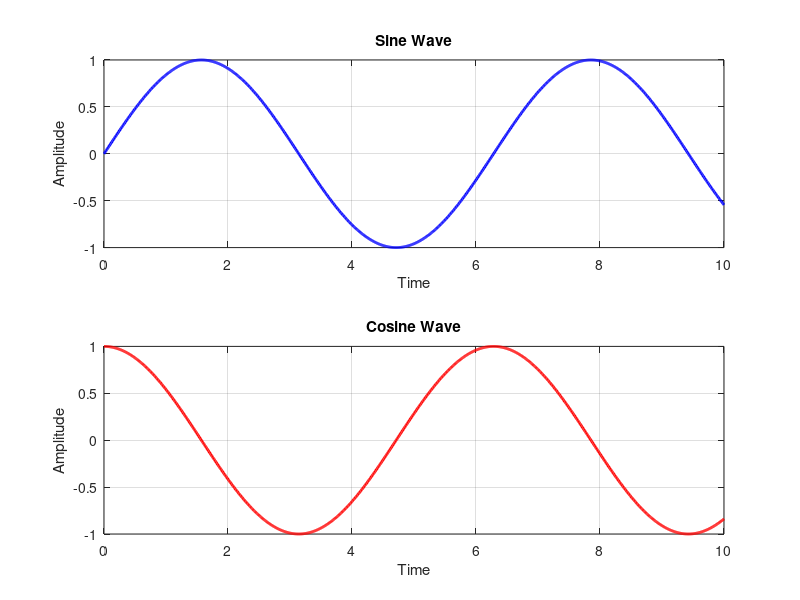
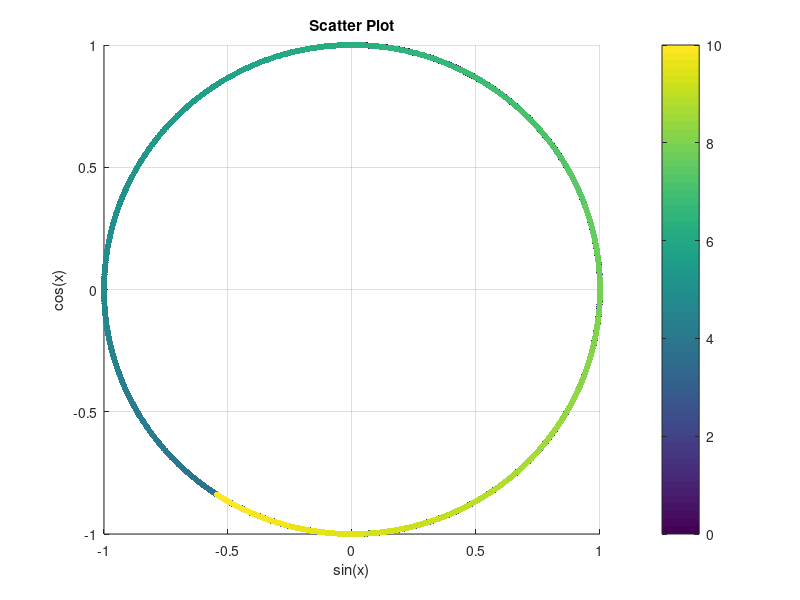
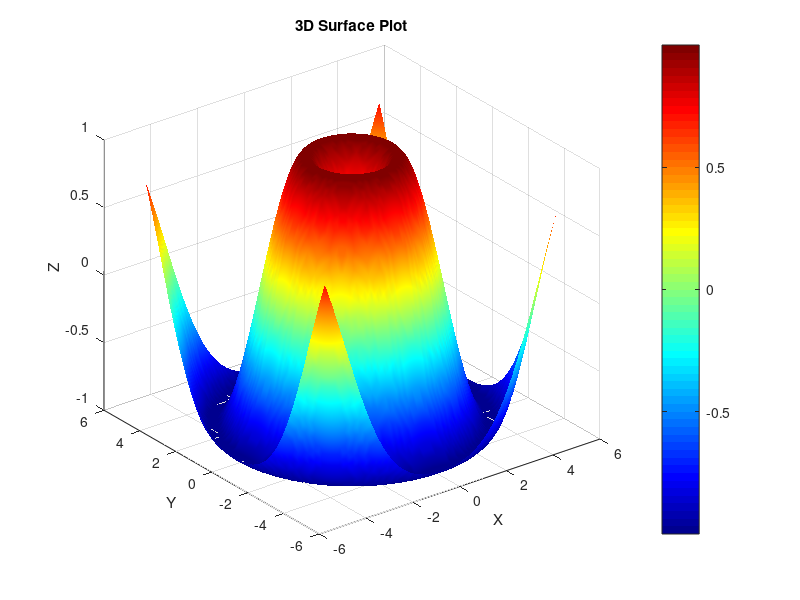
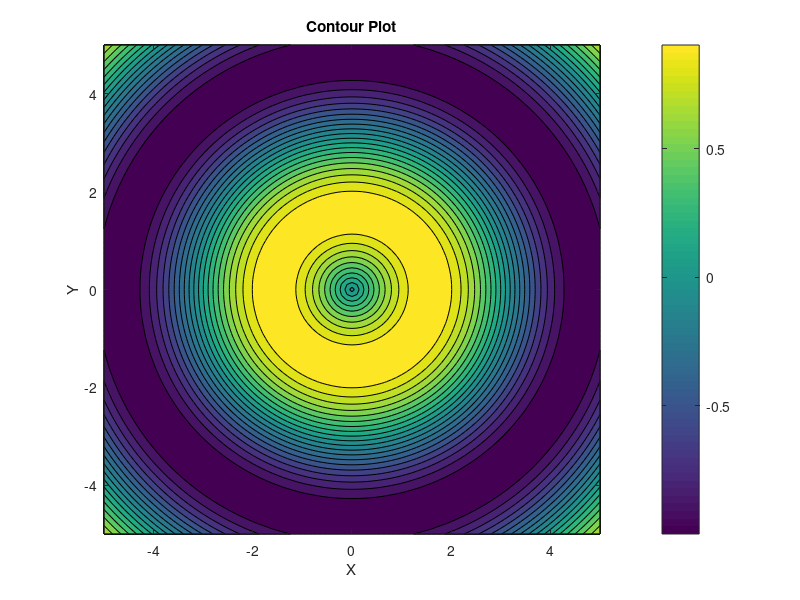

Reproduce these figures in MATLAB, in order.
% visualization_demo.m
clc;
clear;
close all;

% Generate data
x = linspace(0, 10, 1000);

y1 = sin(x);
y2 = cos(x);

% Figure 1 - Multiple line plots
figure(1);

subplot(2,1,1);
plot(x, y1, 'b', 'LineWidth', 2);
grid on;
title('Sine Wave');
xlabel('Time');
ylabel('Amplitude');

subplot(2,1,2);
plot(x, y2, 'r', 'LineWidth', 2);
grid on;
title('Cosine Wave');
xlabel('Time');
ylabel('Amplitude');

% Figure 2 - Scatter plot
figure(2);
scatter(y1, y2, 20, x, 'filled');
colorbar;
grid on;
title('Scatter Plot');
xlabel('sin(x)');
ylabel('cos(x)');

% Figure 3 - 3D Surface
[X, Y] = meshgrid(-5:0.1:5, -5:0.1:5);
Z = sin(sqrt(X.^2 + Y.^2));

figure(3);
surf(X, Y, Z);
shading interp;
colormap jet;
colorbar;
title('3D Surface Plot');
xlabel('X');
ylabel('Y');
zlabel('Z');

% Figure 4 - Contour Plot
figure(4);
contourf(X, Y, Z, 20);
colorbar;
title('Contour Plot');
xlabel('X');
ylabel('Y');
